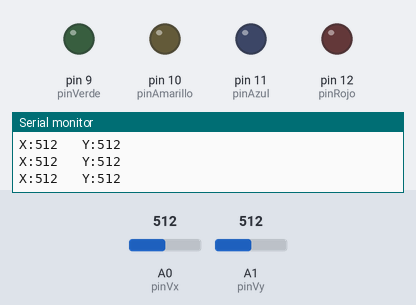
Recording of a sketch running on a simulated Arduino Uno, built with avr-gcc and run on an emulated ATmega328P. On the bench: output pins drawn as LEDs (lit = HIGH), the last lines printed to the serial monitor. Inputs (shaded band) come from the test bench; at power-on: A0 (pinVx) = 512, A1 (pinVy) = 512.

Above: at 1.2 s.
1.3 s: A0 (pinVx) set to 882
2.8 s: A0 (pinVx) set to 915
At 3.7 s:
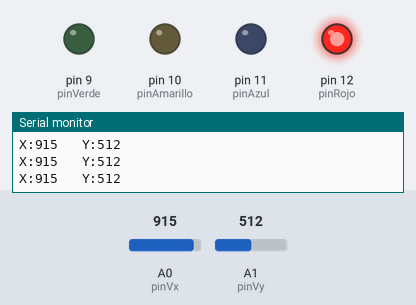
4.5 s: A1 (pinVy) set to 893
6.1 s: A1 (pinVy) set to 908
At 7.6 s:
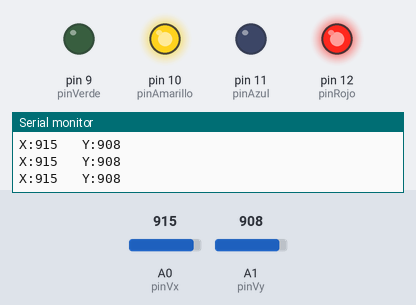
7.9 s: A1 (pinVy) set to 109
9.6 s: A1 (pinVy) set to 92
At 10.6 s:
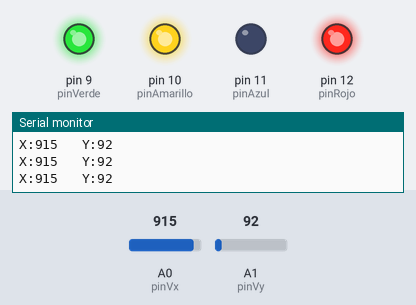
Timing chart, 0 to 12.4 s (numbered marks = the images above; inputs shaded):
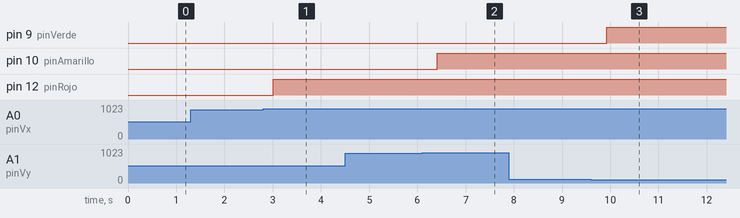

The sketch:

Joystick_4_leds.ino
```cpp
//Ejemplo de encendido de LED según la posición del Joystick sin PWM

int pinRojo = 12;  //Le damos nombre a nuestro LED
int pinAzul = 11;
int pinAmarillo = 10;
int pinVerde = 9;
int pinVx = 0;    //Le damos nombre a nuestro joystick horizontal
int pinVy = 1;    //Le damos nombre a nuestro joystick vertical
int vx;           //Variable para almacenar el valor de pinVx
int vy;           //Variable para almacenar el valor de pinVy
int i;            //Variable para condicionales

void setup() {
  pinMode(pinRojo, OUTPUT);   //Todos los LEDs son de salida
  pinMode(pinAzul, OUTPUT);
  pinMode(pinAmarillo, OUTPUT);
  pinMode(pinVerde, OUTPUT);

  Serial.begin(9600);
}

void loop() {
  vx = analogRead(pinVx);   //Leemos el valor de pinLdr y lo guardamos en vx
  vy = analogRead(pinVy);

  Serial.print("X:");
  Serial.print(vx);
  Serial.print("   Y:");
  Serial.println(vy);
  delay(200);

  //Leds horizontales
  if (vx > 900) {
    digitalWrite(pinRojo, HIGH);
    delay(100);
  }
  if (vx < 100) {
    digitalWrite(pinAzul, HIGH);
    delay(100);
  }

  //Leds verticales
  if (vy > 900) {
    digitalWrite(pinAmarillo, HIGH);
    delay(100);
  }
  if (vy < 100) {
    digitalWrite(pinVerde, HIGH);
    delay(100);
  }

}
```

Measured:
- the behaviour switches between 900 and 901 on A0 (pinVx) (found by bisection; images 0 and 1)
- the behaviour switches between 900 and 901 on A1 (pinVy) (found by bisection; images 1 and 2)
- the behaviour switches between 100 and 99 on A1 (pinVy) (found by bisection; images 2 and 3)
- after the input at 2.8 s, pin 12 (pinRojo): LOW → HIGH after 0.21 s
- after the input at 6.1 s, pin 10 (pinAmarillo): LOW → HIGH after 0.32 s
- after the input at 9.6 s, pin 9 (pinVerde): LOW → HIGH after 0.32 s
